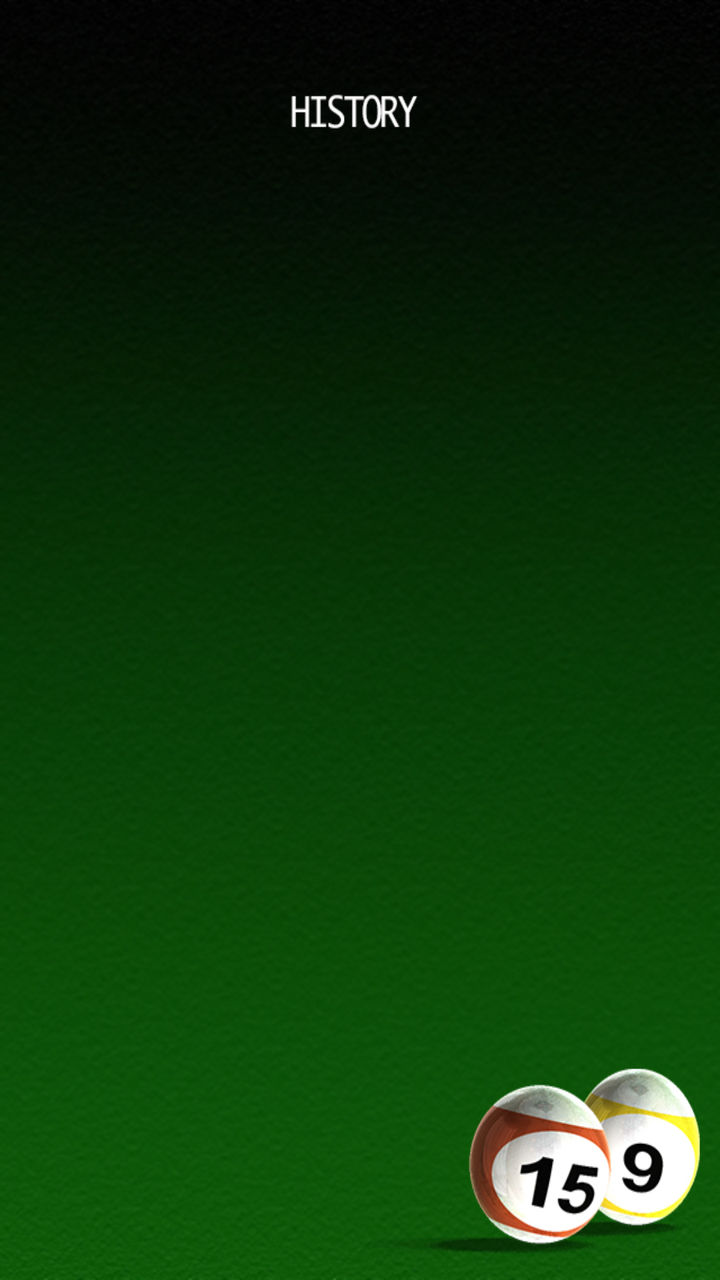
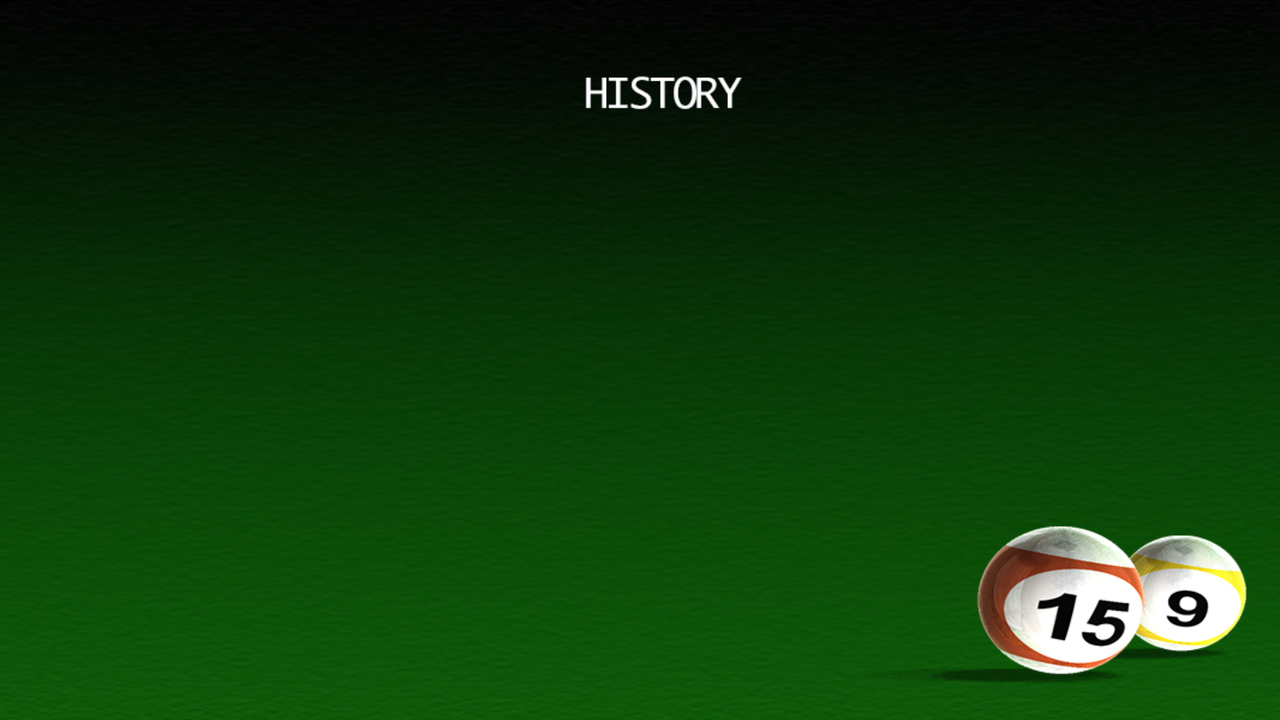

An Android layout and its configuration variant, each rendered on a device that would load it. The default file and the variant file are quoted in full after the pictures.
<!-- AndroidManifest.xml: application theme Theme.Main -->
<!-- res/layout/fragment_history.xml -->
<?xml version="1.0" encoding="utf-8"?>
<RelativeLayout
    xmlns:android="http://schemas.android.com/apk/res/android"
    android:layout_width="match_parent"
    android:layout_height="match_parent"
    android:background="@drawable/historypage">

    <ScrollView
        android:layout_width="match_parent"
        android:layout_height="match_parent"
        android:layout_marginBottom="150dp"
        android:layout_marginTop="100dp">

        <LinearLayout
            android:layout_width="match_parent"
            android:layout_height="wrap_content"
            android:orientation="vertical">
            <TextView
                android:id="@+id/viewHistory"
                android:layout_width="match_parent"
                android:layout_height="match_parent"/>
        </LinearLayout>
    </ScrollView>
</RelativeLayout>
<!-- resources referenced by this layout -->
<resources>
  <!-- drawable historypage: jpg bitmap (drawable, 198957 bytes) -->
  <style name="Theme.Main" parent="Theme.MaterialComponents.DayNight.DarkActionBar">
          
          <item name="colorPrimary">@color/colorAccent</item>
          <item name="colorOnSurface">#3D5045</item>
          <item name="colorOnPrimary">@color/white</item>
          
          <item name="colorSecondary">@color/teal_200</item>
          <item name="colorSecondaryVariant">@color/teal_700</item>
          <item name="colorOnSecondary">@color/black</item>
          
          <item name="android:statusBarColor" tools:targetApi="l">?attr/colorPrimaryVariant</item>
          
      </style>
  <color name="colorAccent">#004B1F</color>
  <color name="white">#FFFFFFFF</color>
  <color name="teal_200">#FF03DAC5</color>
  <color name="teal_700">#FF018786</color>
  <color name="black">#FF000000</color>
</resources>
<!-- res/layout-land/fragment_history.xml (the repository's variant of the layout above) -->
<!-- drawn on the phone turned sideways -->
<?xml version="1.0" encoding="utf-8"?>
<RelativeLayout
    xmlns:android="http://schemas.android.com/apk/res/android"
    android:layout_width="match_parent"
    android:layout_height="match_parent"
    android:background="@drawable/historylandscape">

    <androidx.recyclerview.widget.RecyclerView
        android:id="@+id/rvHistory"
        android:layout_width="match_parent"
        android:layout_height="wrap_content"/>

    <GridLayout
        android:layout_width="match_parent"
        android:layout_height="wrap_content"
        android:layout_alignParentStart="true"
        android:layout_alignParentEnd="true"
        android:layout_alignParentBottom="true"
        android:layout_marginStart="-3dp"
        android:layout_marginEnd="2dp"
        android:layout_marginBottom="188dp"
        android:columnCount="1"
        android:rowCount="5">
    </GridLayout>

</RelativeLayout>
<!-- resources referenced by the variant -->
<!-- as the phone turned sideways resolves them -->
<resources>
  <!-- drawable historylandscape: jpg bitmap (drawable-v24, 220358 bytes) -->
  <style name="Theme.Main" parent="Theme.MaterialComponents.DayNight.DarkActionBar">
          
          <item name="colorPrimary">@color/colorAccent</item>
          <item name="colorOnSurface">#3D5045</item>
          <item name="colorOnPrimary">@color/white</item>
          
          <item name="colorSecondary">@color/teal_200</item>
          <item name="colorSecondaryVariant">@color/teal_700</item>
          <item name="colorOnSecondary">@color/black</item>
          
          <item name="android:statusBarColor" tools:targetApi="l">?attr/colorPrimaryVariant</item>
          
      </style>
  <color name="colorAccent">#004B1F</color>
  <color name="white">#FFFFFFFF</color>
  <color name="teal_200">#FF03DAC5</color>
  <color name="teal_700">#FF018786</color>
  <color name="black">#FF000000</color>
</resources>
